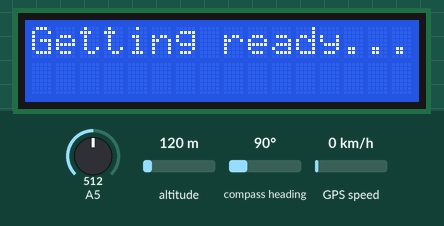
This sketch was run on a simulated Arduino Uno, built with avr-gcc and run on an emulated ATmega328P. Parts: 16×2 character LCD. The inputs (shaded band) are chosen by the test bench; at power-on: A5 = 512, altitude 120 m, compass heading 90°, GPS speed 0 km/h. Storage starts empty; the GPS gets a fix after 3 s at 37.7749, -122.4194 with 8 satellites.

Above: at 0.1 s.
At 3.1 s:
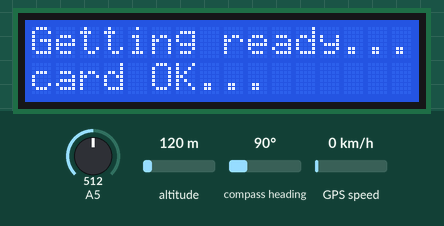
At 6.2 s:
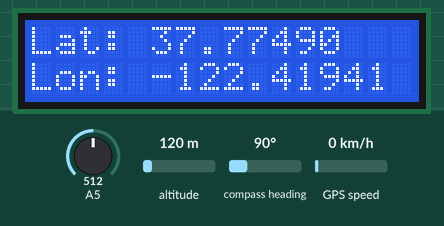
At 15.3 s:
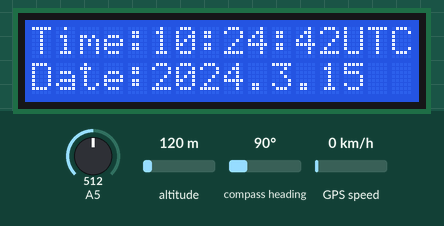
At 21.3 s:
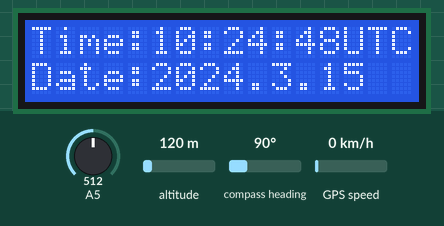
At 33.5 s:
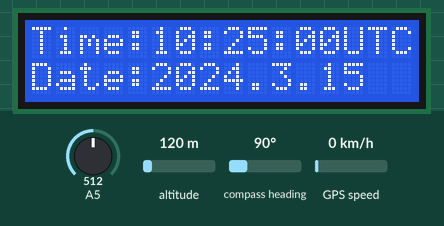

The sketch:

Chapter7_GPS_LCD_SDCard_AnalogSwitch.ino
```cpp
// Chapter7_GPS_LCD_SDCard_AnalogSwitch.ino
#include <TinyGPS.h>
#include <LiquidCrystal.h>
#include <SD.h>
const int chipSelect = 10;
LiquidCrystal lcd(7, 8, 9, 6, 3, 2); // DEFINE THE WIRING OF LCD

TinyGPS gps; // DEFINE THE NAME OF GPS

void setup() {
Serial.begin(9600);
  lcd.begin(16, 2); // DEFINE THE DIMENSION OF LCD
  lcd.setCursor(0,0); // PUT CURSOR AT ORIGIN
  lcd.print("Getting ready..."); // PRINT A MESSAGE
  delay(3000); // delay 3 seconds

  if (!SD.begin(chipSelect)) {
  lcd.setCursor(0,1);
    lcd.print("Card failed   "); // PRINT A MESSAGE
     return;
  }
  lcd.setCursor(0,1); // PUT CURSOR AT 2ND ROW
  lcd.println("card OK...      "); // PRINT A MESSAGE
  delay(3000); // delay 3 seconds
  File dataFile = SD.open("GPSData.txt", FILE_WRITE); // OPEN DATA FILE TO WRITE
                                                      // TO SD CARD
    dataFile.println("NaN, NaN, NaN, NaN, NaN, NaN, NaN, NaN"); // PRINT A LINE
      // THE ABOVE LINE IS INSERTED INTO THE DATA FILE EVERY TIME THE
      // ARDUINO IS RESTARTED. THIS WILL MAKE IT CONVENIENT TO READ IN
      // MATLAB TO AVOID PROBLEM WITH PLOTTING THE DATA WITH LARGE GAPS.
    dataFile.close();
}

// A FUNCTION TO BE USED REPEATEDLY TO GET GPS DATA
void getgps(TinyGPS &gps)
{
  File dataFile = SD.open("GPSData.txt", FILE_WRITE);  // OPEN DATA FILE TO WRITE
                                                      // TO SD CARD
  // DEFINE THE DATA TYPES AND NAMES
  float latitude, longitude; int year;
  byte month,day,hour,minute,second,hundredths;
  // GET THE DATA FROM GPS
  gps.f_get_position(&latitude,&longitude);
  gps.crack_datetime(&year,&month,&day,&hour,&minute,&second,&hundredths);
  // PRINT THE LAT & LON ON THE LCD
  lcd.setCursor(0,0); lcd.print("Lat: "); lcd.print(latitude,5);
  lcd.print("    ");
  lcd.setCursor(0,1); lcd.print("Lon: "); lcd.print(longitude,5);
  lcd.print(" "); delay(3000); lcd.clear();
  // PRINT TIME ON THE LCD
  lcd.setCursor(0,0); lcd.print("Time:");
  if(hour<10)
  {
  lcd.print("0");
  }
  lcd.print(hour,DEC); lcd.print(":");
  if(minute<10)
  {
  lcd.print("0");
  }
  lcd.print(minute,DEC); lcd.print(":");
  if(second<10)
  {
  lcd.print("0");
  }
  lcd.print(second,DEC); lcd.print("UTC");
  // PRINT THE DATE ON THE LCD
  lcd.setCursor(0,1); lcd.print("Date:"); lcd.print(year,DEC);
  lcd.print("."); lcd.print(month,DEC); lcd.print(".");
  lcd.print(day,DEC);
  delay(3000);
  // SAVE THE GPS DATA ON THE SD CARD
    dataFile.print(year,DEC); dataFile.print(", ");
    dataFile.print(month,DEC); dataFile.print(", ");
    dataFile.print(day,DEC); dataFile.print(", ");
    dataFile.print(hour,DEC); dataFile.print(", ");
    dataFile.print(minute,DEC); dataFile.print(", ");
    dataFile.print(second,DEC); dataFile.print(", ");
    dataFile.print(latitude,5); dataFile.print(", ");
    dataFile.print(longitude,5); dataFile.println(" ");
    dataFile.close();
  lcd.clear();
}

void loop() {
  // REPEATEDLY DO THE FOLLOWING TO GET THE GPS DATA,
  // DISPLAY ON THE LCD, AND SAVE ON THE SD CARD
byte GPSData;
  int test = analogRead(5); // IF THE ANALOG PIN A5 IS NOT GROUNDED
                            // READ GPS DATA, OTHERWISE
                            // NO ACTION, ALLOWING STOP SAVING
                            // DATA TO SD CARD WHEN THE SWITCH
                            // IS TURNED OFF
  if (test>0) {
   if (Serial.available() > 0)
    {
      GPSData = Serial.read();
      if(gps.encode(GPSData))
       {
        getgps(gps);
       }
    }
  }
}
```

Measured:
- what the display in image 1 shows lasts 3.0 s, from 3.1 s to 6.1 s
- what the display in image 2 shows lasts 3.1 s, from 6.1 s to 9.2 s
